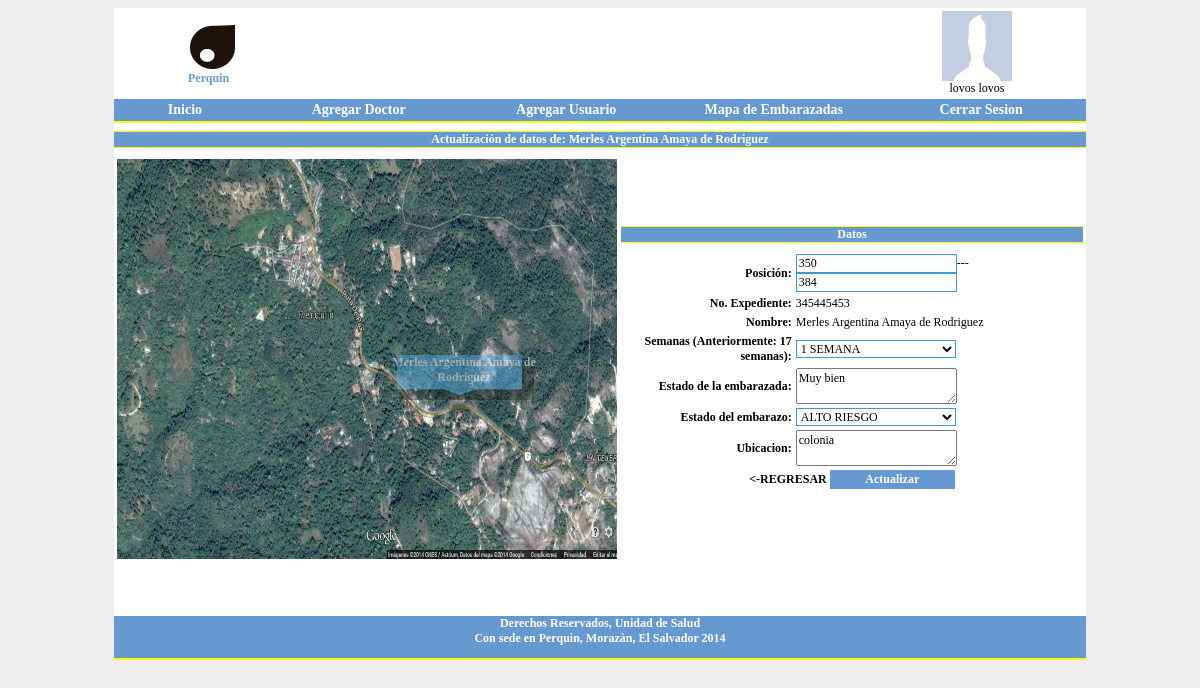
Screenshot of /edtag.php?id_embarazada=39 (signed in) with the database file from the repository.
### tables this page shows
CREATE TABLE `usuario` (
  `nombre_usuario` varchar(100) DEFAULT NULL,
  `id_usuario` int(11) NOT NULL AUTO_INCREMENT,
  `apellido_usuario` varchar(100) DEFAULT NULL,
  `telefono` int(11) DEFAULT NULL,
  `dui` int(11) DEFAULT NULL,
  `direccion` varchar(100) DEFAULT NULL,
  `nombre_user` varchar(100) DEFAULT NULL,
  `contrasena` varchar(100) DEFAULT NULL,
  `estado` int(11) DEFAULT NULL,
  `nivel_usuario` int(11) DEFAULT NULL,
  `cod_doctor` int(11) DEFAULT NULL,
  `foto` varchar(1) NOT NULL,
  PRIMARY KEY (`id_usuario`),
  KEY `cod_doctor` (`cod_doctor`)
);

CREATE TABLE `tag` (
  `id` int(11) NOT NULL AUTO_INCREMENT,
  `cod_expediente` int(11) DEFAULT NULL,
  `top` int(11) NOT NULL,
  `left` int(11) NOT NULL,
  `meses` varchar(255) NOT NULL,
  `estado` varchar(6000) NOT NULL,
  `embarazo` varchar(255) DEFAULT NULL,
  `ubicacion` varchar(6000) DEFAULT NULL,
  `estado_embarazada` int(11) DEFAULT NULL,
  PRIMARY KEY (`id`)
);

CREATE TABLE `expediente` (
  `cod_expediente` varchar(20) NOT NULL,
  `primer_Nombre` varchar(100) DEFAULT NULL,
  `segundo_Nombre` varchar(100) DEFAULT NULL,
  `primer_Apellido` varchar(100) DEFAULT NULL,
  `segundo_Apellido` varchar(100) DEFAULT NULL,
  `tipo_documento` varchar(20) DEFAULT NULL,
  `numero_documento` varchar(50) DEFAULT NULL,
  `fecha_hora_creacion` datetime DEFAULT NULL,
  `genero` varchar(1) DEFAULT NULL,
  `Fecha_nac` date DEFAULT NULL,
  `Lugar_nac` varchar(100) DEFAULT NULL,
  `observaciones` varchar(400) DEFAULT NULL,
  `ocupacion` varchar(100) DEFAULT NULL,
  `telefono` int(11) DEFAULT NULL,
  `estado_civil` varchar(100) DEFAULT NULL,
  `id_usuario` int(11) DEFAULT NULL,
  `foto` varchar(200) DEFAULT NULL,
  PRIMARY KEY (`cod_expediente`),
  KEY `id_usuario` (`id_usuario`)
);

### edtag.php (the view, shortened to what this page needs)
<?php
require('config.php');
	$user=$_SESSION["admi"];
interfaz();
$comando ="select * from usuario where nombre_user='$user'";
$consulta =mysql_query($comando);
$aDatos= mysql_fetch_array($consulta);
$nombre=$aDatos["nombre_usuario"];
$apellido=$aDatos["apellido_usuario"];
$foto="";
echo"
<div class='menu'>
	<table align='center'>";
			if( $foto == '1' ){
 		echo"
 		<td width='750px'><img src='000.png'><h1 class='h1'>Perquin</h1>
		<td align=center><img src=\"fotoUsuario/".$id_usuario.".jpg\" width=\"70px\" height='70px'  alt=\"\"><br><h3 class='usuario'>[$nombre $apellido] </td>
          ";
	       }else{
     echo"
        <td width='750px'><img src='000.png'><h1 class='h1'>Perquin</h1>
		<td align=center><img src=\"iconos/m.jpg\" width=\"70px\" height='70px' alt=\"\"><br>$nombre $apellido</td>
          </table>
          ";
}
?>
	<?php echo"
	<table class='lmenu'>
		<tr>
			<td width='100px'><a href='home1.php' class='items'>Inicio</a></td>
			<td width='150px'><a href='agregar.doctor.php' class='items'>Agregar Doctor</a></td>
			<td width='150px'><a href='agregar.usuario.php'class='items'>Agregar Usuario</a></td>
			<td width='150px'><a href='mapa.php' class='items'>Mapa de Embarazadas</a></td>
			<td width='150px'><a href='cerrar.php' class='items'>Cerrar Sesion</a></td>
		</tr>
	</table>
</div>
";
	$id="";
	if($_GET){
		$id = $_GET['id_embarazada'];
	}
	$query = mysql_query("SELECT tag.*,expediente.* from tag,expediente WHERE tag.cod_expediente=expediente.cod_expediente and id='$id'");
		$nc="";
		$top="";
		$left="";
		$meses="";
		$estado="";
		$localizacion="";
		$embarazo="";
		$cod_expediente="";
		while($aDatos = mysql_fetch_array($query)){
			$nombre = $aDatos['primer_Nombre'];
			$nombre2= $aDatos['segundo_Nombre'];
			$apellido1=$aDatos['primer_Apellido'];
			$apellido2=$aDatos['segundo_Apellido'];
			$nc = $nombre." ".$nombre2." ".$apellido1." ".$apellido2;
			$top = $aDatos['left'];
			$left = $aDatos['top'];
			$meses = $aDatos['meses'];
			$estado = $aDatos['estado'];
			$cod_expediente=$aDatos['cod_expediente'];
			$localizacion = $aDatos['ubicacion'];
			$embarazo = $aDatos['embarazo'];
	}
?>
<html>
<head>
	<link rel="stylesheet" type="text/css" href="estilo.css">
</head>
<body>
	<div class='pagina'>
		<h1 class='h2'>Actualizaci&oacute;n de datos de: <?php echo $nc ?></h1>
		<form action="actag.php" method="post">
		<table align='center'>
			<tr>
				<td><img src='perquin.png' id='image' width='500px' height='400px'>
				<td><h1 class='h2'>Datos</h1>
					<table align='center'>
						<tr>
							<td class='txt' align='right'>Posici&oacute;n:
							<td><input type='text' readonly class='caja2' placeholder="Y" name='y' id='y' value='<?php echo $top ?>'>---<input type='text' readonly class='caja2' placeholder="X" name='x' id='x' value='<?php echo $left ?>'>
						</tr>
						<tr>
							<td class='txt' align='right'>No. Expediente:
							<td><?php echo $cod_expediente?>
						</tr>
						<tr>
							<td class='txt' align='right'>Nombre:
							<td><?php echo $nc?>
						</tr>
						<tr>
							<td class='txt' align='right'> Semanas (Anteriormente: <?php echo $meses?> semanas):
							<td><select class='select' id='meses' name='meses'>
								<option value='1'>1 SEMANA</option>
							</select>
						</tr>
						<tr>
						<td align='right' class='txt'>Estado de la embarazada:
						<td><textarea class='tarea' id='estado' name='estado'><?php echo $estado?></textarea>
					</tr>
					<tr>
						<td align='right' class='txt'>Estado del embarazo:
						<td><select class='select' id='embarazo' name='embarazo' value'<?php echo $embarazo?> '>
								<option>ALTO RIESGO</option>
							</select>
					</tr>
					<tr>
						<td align='right' class='txt'>Ubicacion:
						<td><textarea class='tarea'  id='ubicacion' name='ubicacion'><?php echo $localizacion?></textarea>
					</tr>
					<tr>
						<td colspan='2' align='center'><a href='mapa.php' class='link2'><-REGRESAR</a>&nbsp;<input type='submit' value='Actualizar' class='boton'>
					</tr>
					</table>
					</td>
			</tr>
		</table>
	</form>
		<div id='tagged' style='top:<?php echo $top;?>; left:<?php echo $left; ?>;'><a  class='link' margin=0 align=center ><?php echo $nc;?></a></div>
	<br><br>
	<?php
		piedx();
	?>

### config.php (shortened to what this page needs)
<?php
function interfaz(){
	echo"
		<html>
		<meta http-equiv='Content-Type' content='text/html; charset=UTF-8' />
		<head>
			<title>UNIDAD DE PERQUIN</title>
			<link rel='stylesheet' type='text/css' href='estilo.css' />
			<script type=\"text/javascript\" src=\"https://ajax.googleapis.com/ajax/libs/jquery/1.9.1/jquery.min.js\"></script>
		</head>
		<body>
			<div class='pagina'>
	";
}
function piedx(){
	echo"
		</div>
		<div class='pie'>
			<p>Derechos Reservados, Unidad de Salud <br>
            Con sede en Perquìn, Morazàn, El Salvador 2014</p>
		</div>
		</html>
	";
}
?>

### estilo.css (style rules this page uses)
* { font-family: verdana; font-size: 12px; }
body { background: #eee; font-family: verdana; font-size: 13px; padding: 0px; }
.pagina { background: white; margin: auto; width: 972px; height: auto; }
.h1 { color: #6599cf; margin:auto; text-align: left; }
.pie { background: #6599cf; color: white; font-weight: bold; text-align: center; margin: auto; width: 972px; height: auto; border-bottom: solid yellow 2px; }
table.lmenu { background: #6599cf; margin: auto; width: 100%; text-align: center; border-bottom: solid 2px yellow; }
.items { text-decoration: none; color: white; font-weight: bold; font-size: 14px; }
.h2 { background: #6599cf; color: white; text-align: center; border-top: yellow solid 1px; border-bottom:yellow solid 1px; }
#image { cursor: crosshair; }
#tagged { position: absolute; opacity: 0.5; padding: 5px 5px 5px 5px; background:url(inf.png) no-repeat; font-weight: bold; width: 150px; height: 50px; color: white; text-align: center; }
.link { color: white; font-weight: bold; text-decoration: none; font-size:12px; }
.link2 { color: black; font-weight: bold; text-decoration: none; font-size:12px; }
.boton { background: #6599cf; color: white; font-weight: bold; width: 125px; border: 1px solid #6599cf; }
.caja2 { background: white; border: solid 1px #369dd8; }
.select { background: white; width: 160px; border: solid 1px #369dd8; }
.txt { font-weight: bold; }

### rows the page displays
usuario: nombre_usuario "lovos", apellido_usuario "lovos"
tag: cod_expediente.segundo_Apellido "Merles Argentina Amaya de Rodriguez", y "350", x "384", cod_expediente.cod_expediente "345445453", meses "17", estado "Muy bien", embarazo "ALTO RIESGO", ubicacion "colonia"
